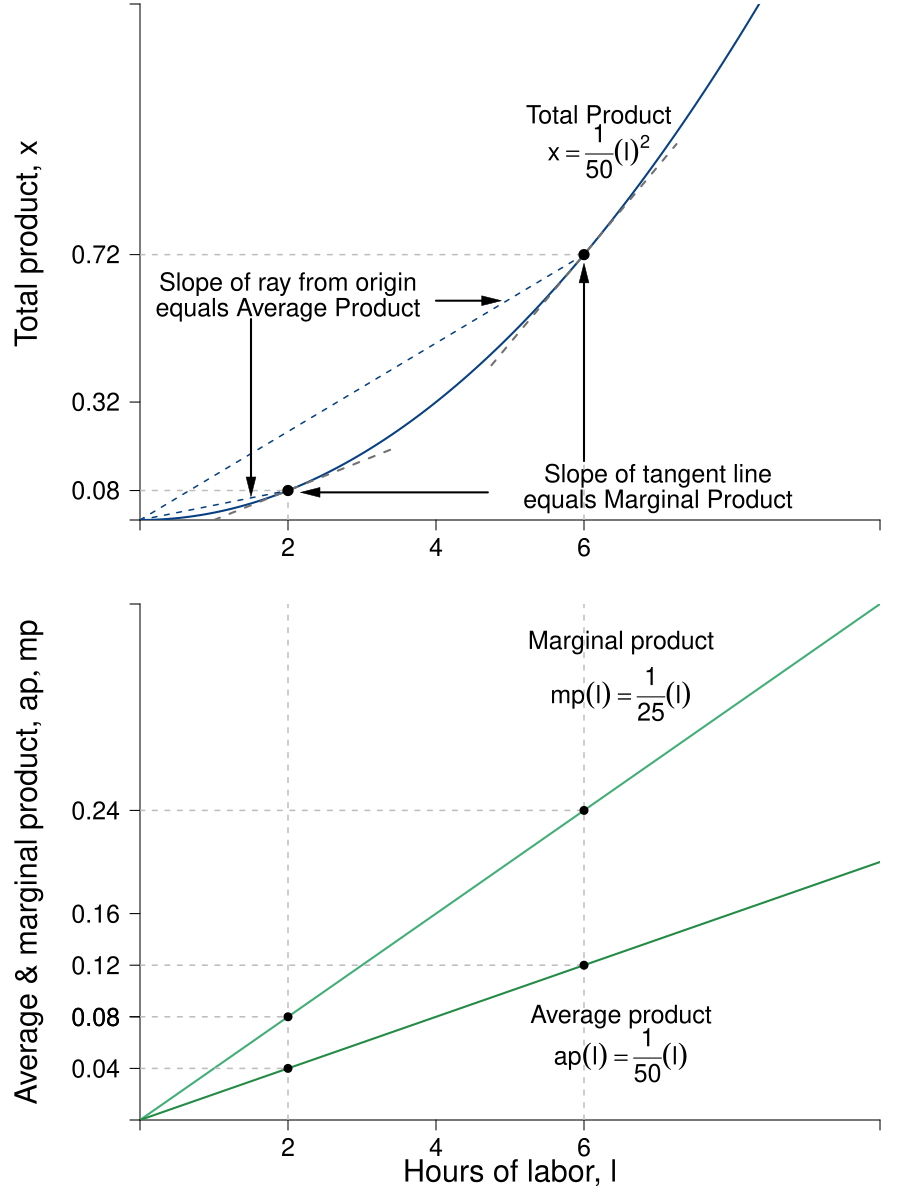

Source code (R):
require(shape)
pdf(file = "specprodexch/production_irs_stacked.pdf", width = 9, height = 12)

#Set parameters for graphics
axislabelsize <- 1.8
labelsize <- 1.5
namesize <- 1.8
annotatesize <- 1.5
graphlinewidth <- 2
segmentlinewidth <- 1.5

COL <- c("#7fc97f", "#beaed4", "#fdc086", "#ffff99", "#386cb0", "#f0027f", "#bf5b17", "#666666")
COLA <- c("#99d8c9","#66c2a4","#41ae76", "#238b45", "#005824")
COLB <- c("#4eb3d3", "#2b8cbe", "#0868ac","#084081")

#Edited the margins to cater for the larger LHS labels
par(mar =  c(4, 7, 0.2, 1), mfrow = c(2, 1))


prodFn <- function(l, alpha = 2, k = 0.02) {
  k*l^alpha
}

MprodFn <- function(l, alpha = 2, k = 0.02) {
  k*alpha*l^(alpha - 1)
}

AprodFn <- function(l, alpha = 2, k = 0.02) {
  k*l^(alpha - 1)
}

Mpline <- function(l, constant = 0.3181472, slope = 0.125){
  constant + slope*l
}

xlims <- c(0, 10)
ylims <- c(0, 1.4)

npts <- 501 
x <- seq(xlims[1], xlims[2], length.out = npts)
y <- seq(ylims[1], ylims[2], length.out = npts) 
a <- c(13, 15, 17)

plot(0, 0, xlim = xlims, ylim = ylims, type = "n",
     xlab = expression(paste("")),
     ylab = expression(paste("")), 
     xaxt = "n", 
     yaxt = "n", 
     cex.lab = axislabelsize, 
     bty = "n",
     xaxs="i", 
     yaxs="i")

# ticksy <- seq(from = 0, to = ylims[2], by = 0.25)
# ylabels <- seq(from = 0, to = ylims[2], by = 0.25)
# ticksx <- seq(from = 0, to = xlims[2], by = 1)
# xlabels <- seq(from = 0, to = xlims[2], by = 1)
ticksy <- c(0, prodFn(l = 2, k = 0.02, alpha = 2), prodFn(l = 6, k = 0.02, alpha = 2), ylims[2])
ylabels <- c(NA, expression(paste(0.08)), expression(paste(0.72)), NA)
ticksx <- c(0, 2, 6, xlims[2])
xlabels <- c(NA, 2, 6, NA)

axis(1, at = ticksx, pos = 0, labels = xlabels, cex.axis = labelsize)
axis(2, at = ticksy, pos = 0, labels = ylabels, las = 1, cex.axis = labelsize)

npts <- 500 
xx1 <- seq(xlims[1], xlims[2], length.out = npts)

xx3 <- seq(1, 3, length.out = npts)
xx4 <- seq(5, 7, length.out = npts)

lines(xx1, prodFn(xx1, alpha = 2, k = 0.02), col = COLB[4], lwd = graphlinewidth)
#lines(xx1, MprodFn(xx1, alpha = 2, k = 0.02), col = COLA[1], lwd = graphlinewidth)
#lines(xx1, AprodFn(xx1, alpha = 2, k = 0.02), col = COLA[2], lwd = graphlinewidth)
lines(xx3, Mpline(xx3, constant = prodFn(l = 2, k = 0.02, alpha = 2) - 2*MprodFn(l = 2, k = 0.02, alpha = 2), slope = MprodFn(l = 2, k = 0.02, alpha = 2)), col = "gray", lty = 2, lwd = graphlinewidth)
lines(xx4, Mpline(xx4, constant = prodFn(l = 6, k = 0.02, alpha = 2) - 6*MprodFn(l = 6, k = 0.02, alpha = 2), slope = MprodFn(l = 6, k = 0.02)), col = "gray", lty = 2, lwd = graphlinewidth)

#Axis Labels
#mtext(expression(paste("Hours of labor, ", l)), side = 1, line = 2.5, cex = axislabelsize)
text(-1.5, 0.75, expression(paste("Total product, ", x)), xpd = TRUE, cex = axislabelsize, srt = 90) 

segments(0, prodFn(l = 6, k = 0.02, alpha = 2), 6, prodFn(l = 6, k = 0.02, alpha = 2), lty = 2, col = "gray" , lwd = segmentlinewidth)
segments(6, 0, 6, prodFn(l = 6, k = 0.02, alpha = 2), lty = 2, col = "gray" , lwd = segmentlinewidth)
segments(0, 0, 6, prodFn(l = 6, k = 0.02, alpha = 2), lty = 2, col = COLB[4] , lwd = segmentlinewidth)
points(6, prodFn(l = 6, k = 0.02), pch = 16, col = "black", cex = 1.5)

segments(0, prodFn(l = 2, k = 0.02, alpha = 2), 2, prodFn(l = 2, k = 0.02, alpha = 2), lty = 2, col = "gray" , lwd = segmentlinewidth)
segments(2, 0, 2, prodFn(l = 2, k = 0.02, alpha = 2), lty = 2, col = "gray" , lwd = segmentlinewidth)
segments(0, 0, 2, prodFn(l = 2, k = 0.02, alpha = 2), lty = 2, col = COLB[4] , lwd = segmentlinewidth)
points(2, prodFn(l = 2, k = 0.02, alpha = 2), pch = 16, col = "black", cex = 1.5)


#Label the iso-welfare functions for the HG, Aisha
text(6.2, 1.1, expression(paste("Total Product")), cex = annotatesize)
text(6.2, 1, expression(x == frac(1,50)*(l)^2), cex = annotatesize)


#Marginal Product
text(7, 0.12, expression(paste("Slope of tangent line")), cex = labelsize)
text(7, 0.05, expression(paste("equals Marginal Product")), cex = labelsize)
Arrows(4.7, 0.075, 2.3, 0.075, col = "black", lty = 1, lwd = 2, arr.type = "triangle", arr.lwd = 0.5)
Arrows(6, 0.16, 6, 0.67, col = "black", lty = 1, lwd = 2, arr.type = "triangle", arr.lwd = 0.5)

#Average Product
text(2, prodFn(l = 6, k = 0.02, alpha = 2) - 0.08, expression(paste("Slope of ray from origin")), cex = labelsize)
text(2, prodFn(l = 6, k = 0.02, alpha = 2) - 0.15, expression(paste("equals Average Product")), cex = labelsize)
Arrows(1.5, prodFn(l = 6, k = 0.02, alpha = 2) - 0.175, 1.5, prodFn(l = 2, k = 0.02, alpha = 2) + 0.01 , col = "black", lty = 1, lwd = 2, arr.type = "triangle", arr.lwd = 0.5)
Arrows(4, prodFn(l = 6, k = 0.02, alpha = 2) - 0.125, 4.75, prodFn(l = 6, k = 0.02, alpha = 2) - 0.125, col = "black", lty = 1, lwd = 2, arr.type = "triangle", arr.lwd = 0.5)

prodFn <- function(l, alpha = 2, k = 0.02) {
  k*l^alpha
}

MprodFn <- function(l, alpha = 2, k = 0.02) {
  k*alpha*l^(alpha - 1)
}

AprodFn <- function(l, alpha = 2, k = 0.02) {
  k*l^(alpha - 1)
}

Mpline <- function(l, constant = 0.3181472, slope = 0.125){
  constant + slope*l
}

xlims <- c(0, 10)
ylims <- c(0, 0.55)

npts <- 501 
x <- seq(xlims[1], xlims[2], length.out = npts)
y <- seq(ylims[1], ylims[2], length.out = npts) 
a <- c(13, 15, 17)

plot(0, 0, xlim = xlims, ylim = ylims, type = "n",
     xlab = expression(paste("")),
     ylab = expression(paste("")), 
     xaxt = "n", 
     yaxt = "n", 
     bty = "n",
     xaxs = "i", 
     yaxs = "i")


ticksy <- c(0, AprodFn(l = 2, k = 0.02, alpha = 2), MprodFn(l = 2, k = 0.02, alpha = 2), AprodFn(l = 6, k = 0.02, alpha = 2), MprodFn(l = 6, k = 0.02, alpha = 2), ylims[2])
ylabels <- c(NA, expression(paste(0.04)), expression(paste(0.08)), expression(paste(0.16)), expression(paste(0.32)), NA)
ticksx <- c(0, 2, 6, xlims[2])
xlabels <- c(NA, 2, 6, NA)

axis(1, at = ticksx, pos = 0, labels = xlabels, cex.axis = labelsize)
axis(2, at = ticksy, pos = 0, labels = ylabels, las = 1, cex.axis = labelsize)

npts <- 500 
xx1 <- seq(xlims[1], xlims[2], length.out = npts)

xx3 <- seq(1, 3, length.out = npts)
xx4 <- seq(5, 7, length.out = npts)

lines(xx1, MprodFn(xx1, alpha = 2, k = 0.02), col = COLA[3], lwd = graphlinewidth)
lines(xx1, AprodFn(xx1, alpha = 2, k = 0.02), col = COLA[4], lwd = graphlinewidth)

#Axis Labels
mtext(expression(paste("Hours of labor, ", l)), side = 1, line = 2.5, cex = axislabelsize)
text(-1.5, 0.5*ylims[2], expression(paste("Average & marginal product, ", list(ap,mp) )), xpd = TRUE, cex = axislabelsize, srt = 90) 

#Margin
segments(6, 0, 6, ylims[2], lty = 2, col = "gray" , lwd = segmentlinewidth)
segments(0, MprodFn(l = 6, k = 0.02), 6, MprodFn(l = 6, k = 0.02), lty = 2, col = "gray" , lwd = segmentlinewidth)
segments(0, AprodFn(l = 6, k = 0.02), 6, AprodFn(l = 6, k = 0.02), lty = 2, col = "gray" , lwd = segmentlinewidth)
points(6, MprodFn(l = 6, k = 0.02), pch = 16, col = "black", cex = 1.2)
points(6, AprodFn(l = 6, k = 0.02), pch = 16, col = "black", cex = 1.2)
segments(2, 0, 2, ylims[2], lty = 2, col = "gray" , lwd = segmentlinewidth)
segments(0, MprodFn(l = 2, k = 0.02), 2, MprodFn(l = 2, k = 0.02), lty = 2, col = "gray" , lwd = segmentlinewidth)
segments(0, AprodFn(l = 2, k = 0.02), 2, AprodFn(l = 2, k = 0.02), lty = 2, col = "gray" , lwd = segmentlinewidth)
points(2, MprodFn(l = 2, k = 0.02), pch = 16, col = "black", cex = 1.2)
points(2, AprodFn(l = 2, k = 0.02), pch = 16, col = "black", cex = 1.2)


text(6.2, 1.1, expression(paste("Total product")))
text(6.2, 1, expression(x == frac(1,50)*(l)^2))


#Marginal Product
#text(6, 0.1, expression(paste("Slope of tangent line")))
text(6.5, MprodFn(l = 6.5, k = 0.02, alpha = 2) + 0.11, expression(paste("Marginal product")), cex = labelsize)
text(6.5, MprodFn(l = 6.5, k = 0.02, alpha = 2) + 0.07, expression(paste(mp(l) == frac(1,25)*(l) )), cex = labelsize)

#Average Product
text(6.5, AprodFn(l = 6.5, k = 0.02, alpha = 2) - 0.05, expression(paste("Average product")), cex = labelsize)
text(6.5, AprodFn(l = 6.5, k = 0.02, alpha = 2) - 0.08, expression(paste(ap(l) == frac(1,50)*(l) )), cex = labelsize)




dev.off()
